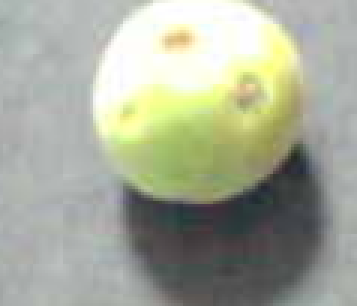
#> input picture ml_components/test/components/inference/ng.png, 119 x 102 px (shown 3 times larger)
$ python -i moving_average_tracker.py   (imports and definitions only)
#> lines starting #> are read from the running program, lines starting #| are printed output that depends on the picture
#> further down, picture is the input picture: shape (102, 119, 3); mean B, G, R 153.5, 170.6, 166.4
# coding: utf-8

import cv2
import numpy as np
from typing import List, Tuple


class MovingAverageTracker:
    img_ave: np.ndarray = np.array([0])
    old_img: np.ndarray = np.array([0])

    def __init__(self):
        pass

    def traking(self, input: np.ndarray) -> np.ndarray:

        gray = cv2.cvtColor(input, cv2.COLOR_BGR2GRAY)
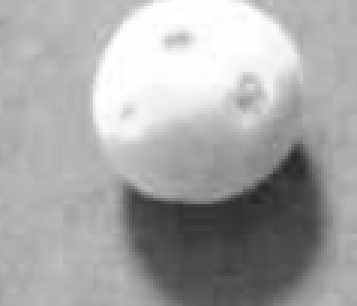
#> gray: shape (102, 119) (shown 3 times larger); min 38, max 255, mean 167.4

        if self.old_img.size == 1:
            print("hoge")
            self.old_img = gray.copy().astype(float)
        print(gray.shape, self.old_img.shape, self.old_img.size)
#| (102, 119) (102, 119) 12138
        cv2.accumulateWeighted(gray, self.old_img, 0.5)

        diff_gray = cv2.absdiff(gray, cv2.convertScaleAbs(self.old_img))
#> diff_gray: shape (102, 119); every value is 0

        # thresh = cv2.threshold(diff_gray, 3, 255, cv2.THRESH_BINARY)[1]
        thresh = cv2.threshold(diff_gray, 100, 255, cv2.THRESH_BINARY)[1]
        self.thresh = thresh

        contours = cv2.findContours(thresh,
                        cv2.RETR_EXTERNAL,
                        cv2.CHAIN_APPROX_SIMPLE)[0]
#> contours = []

        img_list = self.__create_cropped_list(input, contours)
#> img_list = []

        return img_list

    def __create_cropped_list(self, input: np.ndarray, contours: List[Tuple[int]]) -> np.ndarray:

        img_list = []
        for contour in contours:
            x, y, w, h = cv2.boundingRect(contour)
            if w > 10 or h > 10:
                cv2.rectangle(input, (x, y), (x+w, y+h), (0, 0, 255), 2)
                # img_list.append(input[x: x+w, y: y+h])

        return img_list

>>> import cv2
>>> picture = cv2.imread('../../../../../../ml_components/test/components/inference/ng.png')
>>> result = MovingAverageTracker().traking(picture)
#> result = []
